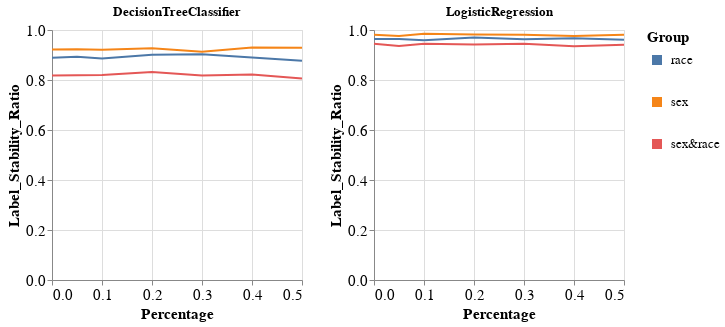

The cell this chart's notebook holds for it:
### Markdown cell above
### Specific group metric per dataset, experiment iteration, and multiple models

### Code cell
visualizer.create_groups_grid_pct_lines_per_model_plot(group_metric='Label_Stability_Ratio',
                                                       target_preprocessing_technique=PREPROCESSING_TECHNIQUES[0],
                                                       model_names=MODEL_NAMES[:2])

### Figure 1 — Vega-Lite specification as saved in the notebook (floating-point values rounded to 4 significant figures)
{"config": {"view": {"continuousWidth": 400, "continuousHeight": 300}, "axis": {"labelFontSize": 15, "titleFontSize": 15}, "legend": {"labelFontSize": 13, "symbolStrokeWidth": 10, "titleFontSize": 15}}, "vconcat": [{"hconcat": [{"mark": "line", "encoding": {"color": {"field": "Group", "type": "nominal"}, "x": {"field": "Percentage", "type": "quantitative"}, "y": {"field": "Metric_Value", "title": "Label_Stability_Ratio", "type": "quantitative"}}, "height": 250, "title": "DecisionTreeClassifier", "width": 250}, {"data": {"name": "data-7cc692db48862e4748c06650789bb598"}, "mark": "line", "encoding": {"color": {"field": "Group", "type": "nominal"}, "x": {"field": "Percentage", "type": "quantitative"}, "y": {"field": "Metric_Value", "title": "Label_Stability_Ratio", "type": "quantitative"}}, "height": 250, "title": "LogisticRegression", "width": 250}]}], "data": {"name": "data-8a56c68d5ce88e395da325a143749f8c"}, "$schema": "https://vega.github.io/schema/vega-lite/v4.17.0.json", "datasets": {"data-8a56c68d5ce88e395da325a143749f8c": [{"Model_Name": "DecisionTreeClassifier", "Metric": "Label_Stability_Ratio", "Group": "race", "Metric_Value": 0.8889, "Percentage": 0.0}, {"Model_Name": "DecisionTreeClassifier", "Metric": "Label_Stability_Ratio", "Group": "sex", "Metric_Value": 0.9218, "Percentage": 0.0}, {"Model_Name": "DecisionTreeClassifier", "Metric": "Label_Stability_Ratio", "Group": "sex&race", "Metric_Value": 0.8184, "Percentage": 0.0}, {"Model_Name": "DecisionTreeClassifier", "Metric": "Label_Stability_Ratio", "Group": "race", "Metric_Value": 0.8931, "Percentage": 0.05}, {"Model_Name": "DecisionTreeClassifier", "Metric": "Label_Stability_Ratio", "Group": "sex", "Metric_Value": 0.9229, "Percentage": 0.05}, {"Model_Name": "DecisionTreeClassifier", "Metric": "Label_Stability_Ratio", "Group": "sex&race", "Metric_Value": 0.8195, "Percentage": 0.05}, {"Model_Name": "DecisionTreeClassifier", "Metric": "Label_Stability_Ratio", "Group": "race", "Metric_Value": 0.8864, "Percentage": 0.1}, {"Model_Name": "DecisionTreeClassifier", "Metric": "Label_Stability_Ratio", "Group": "sex", "Metric_Value": 0.9207, "Percentage": 0.1}, {"Model_Name": "DecisionTreeClassifier", "Metric": "Label_Stability_Ratio", "Group": "sex&race", "Metric_Value": 0.8195, "Percentage": 0.1}, {"Model_Name": "DecisionTreeClassifier", "Metric": "Label_Stability_Ratio", "Group": "race", "Metric_Value": 0.9007, "Percentage": 0.2}, {"Model_Name": "DecisionTreeClassifier", "Metric": "Label_Stability_Ratio", "Group": "sex", "Metric_Value": 0.9266, "Percentage": 0.2}, {"Model_Name": "DecisionTreeClassifier", "Metric": "Label_Stability_Ratio", "Group": "sex&race", "Metric_Value": 0.8321, "Percentage": 0.2}, {"Model_Name": "DecisionTreeClassifier", "Metric": "Label_Stability_Ratio", "Group": "race", "Metric_Value": 0.9032, "Percentage": 0.3}, {"Model_Name": "DecisionTreeClassifier", "Metric": "Label_Stability_Ratio", "Group": "sex", "Metric_Value": 0.9134, "Percentage": 0.3}, {"Model_Name": "DecisionTreeClassifier", "Metric": "Label_Stability_Ratio", "Group": "sex&race", "Metric_Value": 0.8183, "Percentage": 0.3}, {"Model_Name": "DecisionTreeClassifier", "Metric": "Label_Stability_Ratio", "Group": "race", "Metric_Value": 0.8896, "Percentage": 0.4}, {"Model_Name": "DecisionTreeClassifier", "Metric": "Label_Stability_Ratio", "Group": "sex", "Metric_Value": 0.9303, "Percentage": 0.4}, {"Model_Name": "DecisionTreeClassifier", "Metric": "Label_Stability_Ratio", "Group": "sex&race", "Metric_Value": 0.822, "Percentage": 0.4}, {"Model_Name": "DecisionTreeClassifier", "Metric": "Label_Stability_Ratio", "Group": "race", "Metric_Value": 0.8769, "Percentage": 0.5}, {"Model_Name": "DecisionTreeClassifier", "Metric": "Label_Stability_Ratio", "Group": "sex", "Metric_Value": 0.9292, "Percentage": 0.5}, {"Model_Name": "DecisionTreeClassifier", "Metric": "Label_Stability_Ratio", "Group": "sex&race", "Metric_Value": 0.8058, "Percentage": 0.5}], "data-7cc692db48862e4748c06650789bb598": [{"Model_Name": "LogisticRegression", "Metric": "Label_Stability_Ratio", "Group": "race", "Metric_Value": 0.9643, "Percentage": 0.0}, {"Model_Name": "LogisticRegression", "Metric": "Label_Stability_Ratio", "Group": "sex", "Metric_Value": 0.9811, "Percentage": 0.0}, {"Model_Name": "LogisticRegression", "Metric": "Label_Stability_Ratio", "Group": "sex&race", "Metric_Value": 0.9448, "Percentage": 0.0}, {"Model_Name": "LogisticRegression", "Metric": "Label_Stability_Ratio", "Group": "race", "Metric_Value": 0.9637, "Percentage": 0.05}, {"Model_Name": "LogisticRegression", "Metric": "Label_Stability_Ratio", "Group": "sex", "Metric_Value": 0.9756, "Percentage": 0.05}, {"Model_Name": "LogisticRegression", "Metric": "Label_Stability_Ratio", "Group": "sex&race", "Metric_Value": 0.9356, "Percentage": 0.05}, {"Model_Name": "LogisticRegression", "Metric": "Label_Stability_Ratio", "Group": "race", "Metric_Value": 0.9593, "Percentage": 0.1}, {"Model_Name": "LogisticRegression", "Metric": "Label_Stability_Ratio", "Group": "sex", "Metric_Value": 0.985, "Percentage": 0.1}, {"Model_Name": "LogisticRegression", "Metric": "Label_Stability_Ratio", "Group": "sex&race", "Metric_Value": 0.9453, "Percentage": 0.1}, {"Model_Name": "LogisticRegression", "Metric": "Label_Stability_Ratio", "Group": "race", "Metric_Value": 0.9705, "Percentage": 0.2}, {"Model_Name": "LogisticRegression", "Metric": "Label_Stability_Ratio", "Group": "sex", "Metric_Value": 0.9822, "Percentage": 0.2}, {"Model_Name": "LogisticRegression", "Metric": "Label_Stability_Ratio", "Group": "sex&race", "Metric_Value": 0.9415, "Percentage": 0.2}, {"Model_Name": "LogisticRegression", "Metric": "Label_Stability_Ratio", "Group": "race", "Metric_Value": 0.9634, "Percentage": 0.3}, {"Model_Name": "LogisticRegression", "Metric": "Label_Stability_Ratio", "Group": "sex", "Metric_Value": 0.9812, "Percentage": 0.3}, {"Model_Name": "LogisticRegression", "Metric": "Label_Stability_Ratio", "Group": "sex&race", "Metric_Value": 0.9446, "Percentage": 0.3}, {"Model_Name": "LogisticRegression", "Metric": "Label_Stability_Ratio", "Group": "race", "Metric_Value": 0.967, "Percentage": 0.4}, {"Model_Name": "LogisticRegression", "Metric": "Label_Stability_Ratio", "Group": "sex", "Metric_Value": 0.9762, "Percentage": 0.4}, {"Model_Name": "LogisticRegression", "Metric": "Label_Stability_Ratio", "Group": "sex&race", "Metric_Value": 0.9354, "Percentage": 0.4}, {"Model_Name": "LogisticRegression", "Metric": "Label_Stability_Ratio", "Group": "race", "Metric_Value": 0.9609, "Percentage": 0.5}, {"Model_Name": "LogisticRegression", "Metric": "Label_Stability_Ratio", "Group": "sex", "Metric_Value": 0.9811, "Percentage": 0.5}, {"Model_Name": "LogisticRegression", "Metric": "Label_Stability_Ratio", "Group": "sex&race", "Metric_Value": 0.9411, "Percentage": 0.5}]}}
